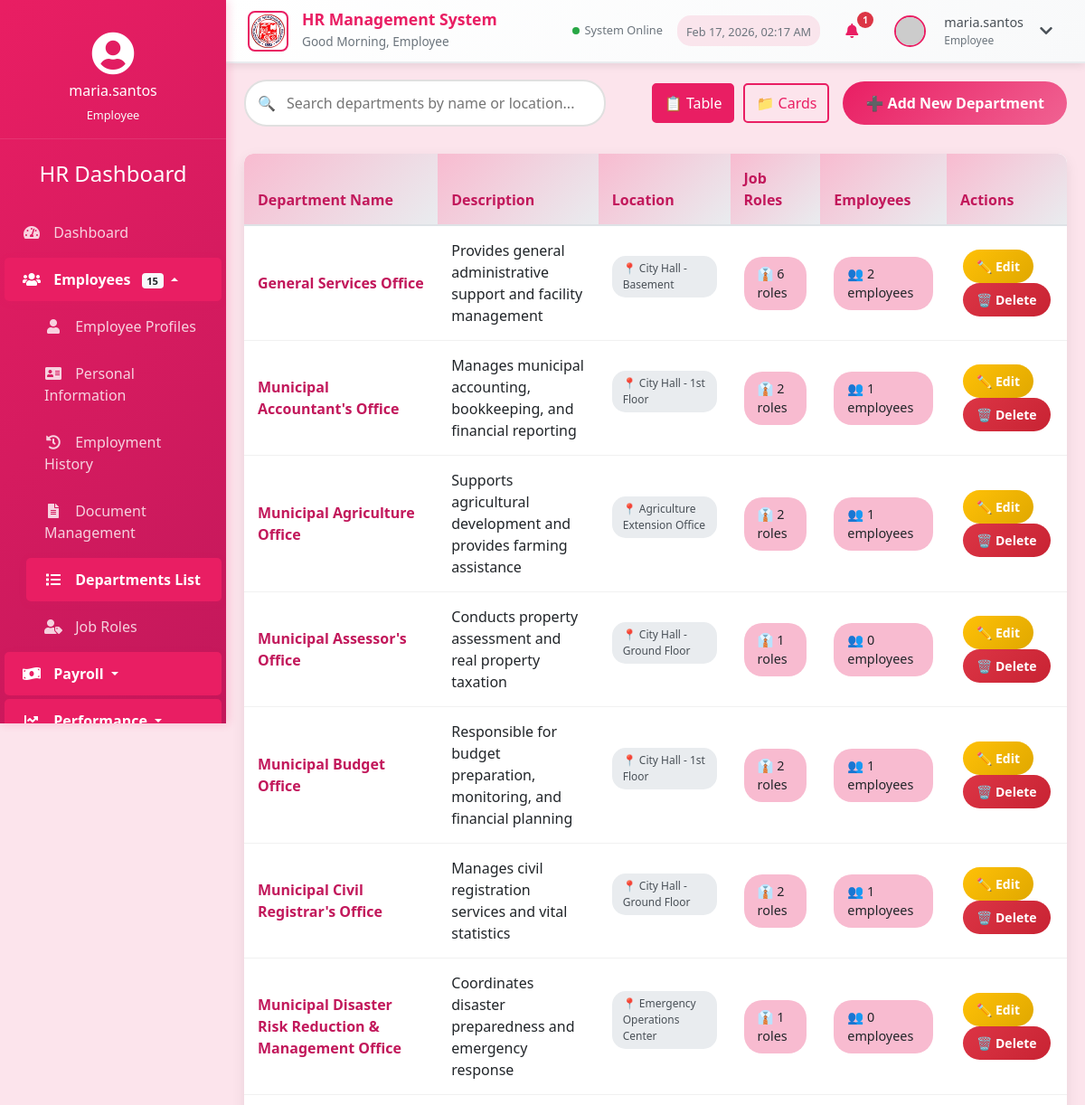
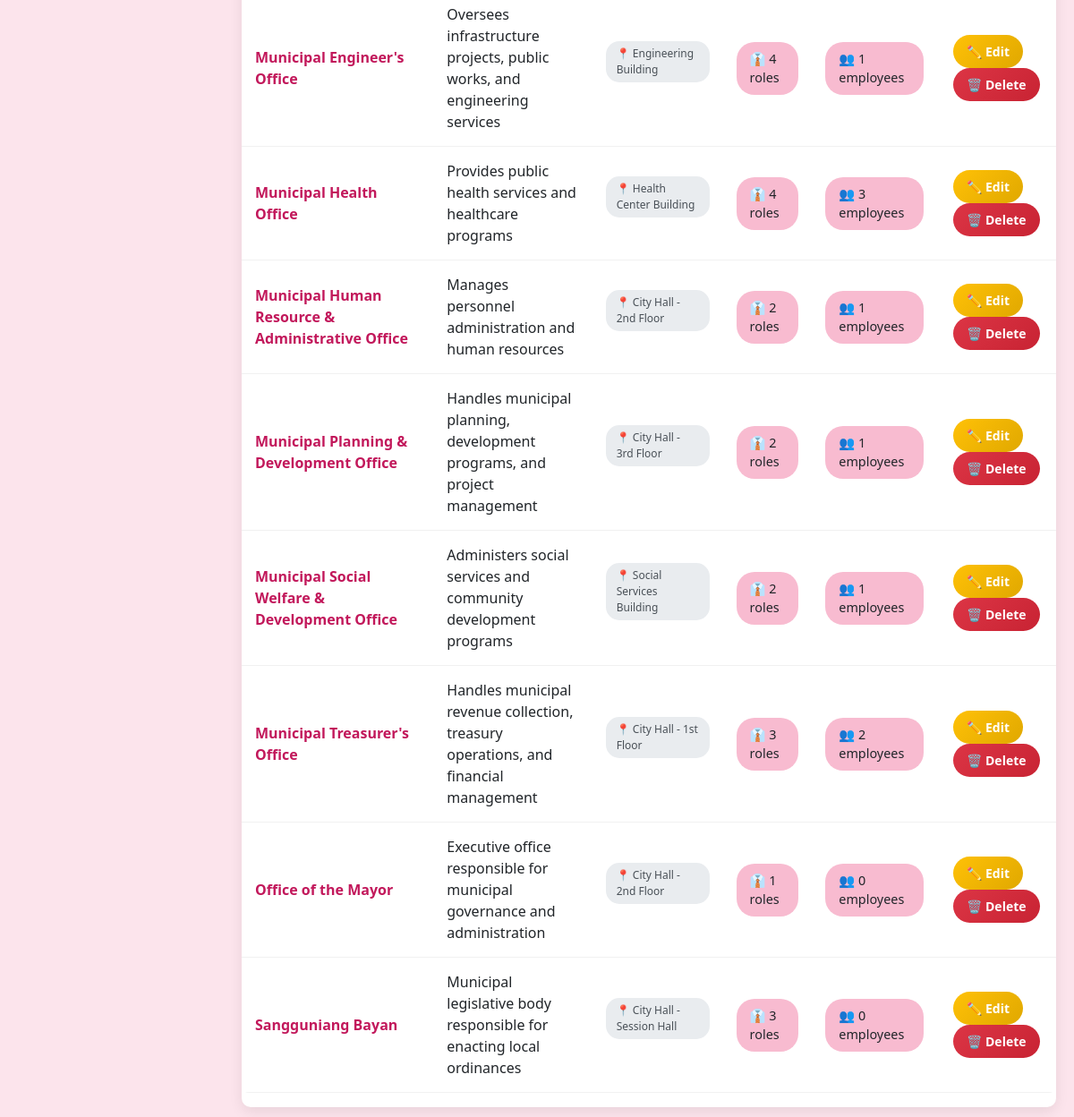
Page /departments_list.php (signed in) on the committed database (2 pictures, top to bottom).
### tables this page shows
CREATE TABLE departments (
    department_id INT AUTO_INCREMENT PRIMARY KEY,
    department_name VARCHAR(100) NOT NULL,
    description TEXT,
    location VARCHAR(100),
    created_at TIMESTAMP DEFAULT CURRENT_TIMESTAMP,
    updated_at TIMESTAMP DEFAULT CURRENT_TIMESTAMP ON UPDATE CURRENT_TIMESTAMP
);

### departments_list.php (the view, shortened to what this page needs)
<?php
$host = 'localhost';
$dbname = 'hr_system';
$username = 'root';
$password = '';
try {
    $pdo = new PDO("mysql:host=$host;dbname=$dbname", $username, $password);
    $pdo->setAttribute(PDO::ATTR_ERRMODE, PDO::ERRMODE_EXCEPTION);
} catch(PDOException $e) {
    die("Connection failed: " . $e->getMessage());
}
$stmt = $pdo->query("
    SELECT
        d.*,
        COUNT(DISTINCT jr.job_role_id) as job_roles_count,
        COUNT(DISTINCT ep.employee_id) as employees_count
    FROM departments d
    LEFT JOIN job_roles jr ON d.department_name = jr.department
    LEFT JOIN employee_profiles ep ON jr.job_role_id = ep.job_role_id
    GROUP BY d.department_id
    ORDER BY d.department_name ASC
");
$departments = $stmt->fetchAll(PDO::FETCH_ASSOC);
?>
<!DOCTYPE html>
<html lang="en">
<head>
    <link rel="stylesheet" href="https://stackpath.bootstrapcdn.com/bootstrap/4.5.2/css/bootstrap.min.css">
    <link rel="stylesheet" href="https://cdnjs.cloudflare.com/ajax/libs/font-awesome/5.15.1/css/all.min.css">
    <link rel="stylesheet" href="styles.css?v=rose">
</head>
<body>
    <div class="container-fluid">
        <?php include 'navigation.php'; ?>
        <div class="row">
            <?php include 'sidebar.php'; ?>
            <div class="main-content">
                <h2 class="section-title">Department Management</h2>
                <div class="content">
                    <div class="controls">
                        <div class="search-box">
                            <span class="search-icon">🔍</span>
                            <input type="text" id="searchInput" placeholder="Search departments by name or location...">
                        </div>
                        <div class="view-toggle">
                            <button class="view-btn active" onclick="switchView('table')" id="tableViewBtn">📋 Table</button>
                            <button class="view-btn" onclick="switchView('card')" id="cardViewBtn">📁 Cards</button>
                        </div>
                        <button class="btn btn-primary" onclick="openModal('add')">
                            ➕ Add New Department
                        </button>
                    </div>
                    <div id="tableView" class="table-view active">
                        <div class="table-container">
                            <table class="table" id="departmentTable">
                                <thead>
                                    <tr>
                                        <th>Department Name</th>
                                        <th>Description</th>
                                        <th>Location</th>
                                        <th>Job Roles</th>
                                        <th>Employees</th>
                                        <th>Actions</th>
                                    </tr>
                                </thead>
                                <tbody id="departmentTableBody">
                                    <?php foreach ($departments as $department): ?>
                                    <tr>
                                        <td>
                                            <div>
                                                <strong style="color: var(--azure-blue-dark);"><?= htmlspecialchars($department['department_name']) ?></strong>
                                            </div>
                                        </td>
                                        <td>
                                            <div style="max-width: 300px;">
                                                <?= htmlspecialchars($department['description']) ?>
                                            </div>
                                        </td>
                                        <td>
                                            <span class="location-badge">
                                                📍 <?= htmlspecialchars($department['location']) ?>
                                            </span>
                                        </td>
                                        <td>
                                            <span class="stat-item">
                                                👔 <?= $department['job_roles_count'] ?> roles
                                            </span>
                                        </td>
                                        <td>
                                            <span class="stat-item">
                                                👥 <?= $department['employees_count'] ?> employees
                                            </span>
                                        </td>
                                        <td>
                                            <button class="btn btn-warning btn-small" onclick="editDepartment(<?= $department['department_id'] ?>)">
                                                ✏️ Edit
                                            </button>
                                            <button class="btn btn-danger btn-small" onclick="deleteDepartment(<?= $department['department_id'] ?>, '<?= htmlspecialchars($department['department_name']) ?>')">
                                                🗑️ Delete
                                            </button>
                                        </td>
                                    </tr>
                                    <?php endforeach; ?>
                                </tbody>
                            </table>
                        </div>
                    </div>
                </div>
            </div>
        </div>
    </div>
</body>
</html>

### styles.css (style rules this page uses)
:root { --primary-color: #E91E63; --primary-dark: #C2185B; --primary-light: #F06292; --primary-lighter: #F8BBD0; --secondary-color: #00B4D8; --secondary-dark: #0096C7; --secondary-light: #48CAE4; --white: #FFFFFF; --light-gray: #F8F9FA; --gray: #6C757D; --dark-gray: #343A40; --black: #000000; --bg-primary: #FCE4EC; --bg-secondary: #F8BBD0; --bg-card: #FFFFFF; --text-primary: #1A1A1A; --text-secondary: #4A4A4A; --text-muted: #6C757D; --text-white: #FFFFFF; --success: #28A745; --warning: #FFC107; --danger: #DC3545; --info: #17A2B8; --border-light: #F8BBD0; --border-medium: #F48FB1; --border-dark: #F06292; --shadow-light: rgba(233, 30, 99, 0.1); --shadow-medium: rgba(233, 30, 99, 0.2); --shadow-dark: rgba(233, 30, 99, 0.3); }
body { font-family: 'Segoe UI', Tahoma, Geneva, Verdana, sans-serif; background-color: var(--bg-primary); color: var(--text-primary); margin: 0; padding: 0; }
.btn-primary { background: linear-gradient(135deg, var(--primary-color) 0%, var(--primary-dark) 100%); border: none; color: var(--text-white); padding: 10px 20px; border-radius: 6px; font-weight: 500; transition: all 0.3s; }
.table { background-color: var(--bg-card); border-radius: 8px; overflow: hidden; }
.table th { background: linear-gradient(135deg, var(--primary-color) 0%, var(--primary-dark) 100%); color: var(--text-white); border: none; font-weight: 600; padding: 12px 15px; }
.table td { padding: 12px 15px; border-color: var(--border-light); vertical-align: middle; }
.main-content { margin-left: 250px; padding: 90px 20px 20px; transition: margin-left 0.3s; width: calc(100% - 250px); }

### departments_list.php (style rules this page uses)
:root { --azure-blue: #E91E63; --azure-blue-light: #F06292; --azure-blue-dark: #C2185B; --azure-blue-lighter: #F8BBD0; --azure-blue-pale: #FCE4EC; }
.section-title { color: var(--azure-blue); margin-bottom: 30px; font-weight: 600; }
.container-fluid { padding: 0; }
.row { margin-right: 0; margin-left: 0; }
body { background: var(--azure-blue-pale); }
.main-content { background: var(--azure-blue-pale); padding: 20px; }
.controls { display: flex; justify-content: space-between; align-items: center; margin-bottom: 30px; flex-wrap: wrap; gap: 15px; }
.search-box { position: relative; flex: 1; max-width: 400px; }
.search-box input { width: 100%; padding: 12px 15px 12px 45px; border: 2px solid #e0e0e0; border-radius: 25px; font-size: 16px; transition: all 0.3s ease; }
.search-icon { position: absolute; left: 15px; top: 50%; transform: translateY(-50%); color: #666; }
.btn { padding: 12px 25px; border: none; border-radius: 25px; font-size: 16px; font-weight: 600; cursor: pointer; transition: all 0.3s ease; text-decoration: none; display: inline-block; }
.btn-primary { background: linear-gradient(135deg, var(--azure-blue) 0%, var(--azure-blue-light) 100%); color: white; }
.btn-danger { background: linear-gradient(135deg, #dc3545 0%, #c82333 100%); color: white; }
.btn-warning { background: linear-gradient(135deg, #ffc107 0%, #e0a800 100%); color: white; }
.btn-small { padding: 8px 15px; font-size: 14px; margin: 0 3px; }
.table-container { background: white; border-radius: 10px; overflow: hidden; box-shadow: 0 5px 15px rgba(0,0,0,0.08); }
.table { width: 100%; border-collapse: collapse; }
.table th { background: linear-gradient(135deg, var(--azure-blue-lighter) 0%, #e9ecef 100%); padding: 15px; text-align: left; font-weight: 600; color: var(--azure-blue-dark); border-bottom: 2px solid #dee2e6; }
.table td { padding: 15px; border-bottom: 1px solid #f1f1f1; vertical-align: middle; }
.stat-item { display: flex; align-items: center; gap: 8px; padding: 8px 15px; background: var(--azure-blue-lighter); border-radius: 20px; font-size: 14px; font-weight: 500; }
.location-badge { display: inline-flex; align-items: center; gap: 5px; padding: 5px 12px; background: #e9ecef; border-radius: 15px; font-size: 12px; color: #495057; margin-bottom: 15px; }
.view-toggle { display: flex; gap: 10px; margin-left: auto; }
.view-btn { padding: 8px 12px; border: 2px solid var(--azure-blue); background: transparent; color: var(--azure-blue); border-radius: 5px; cursor: pointer; transition: all 0.3s ease; }
.view-btn.active { background: var(--azure-blue); color: white; }
.table-view { display: block; }
.table-view.active { display: block; }

### sidebar.php (style rules this page uses)
.stat-item { display: flex; align-items: center; margin-bottom: 8px; font-size: 0.9em; }
.stat-item:last-child { margin-bottom: 0; }

### rows in the picture
departments: department_name "General Services Office", description "Provides general administrative support and facility management", location "City Hall - Basement", job_roles_count "6", employees_count "2"
departments: department_name "Municipal Accountant's Office", description "Manages municipal accounting, bookkeeping, and financial reporting", location "City Hall - 1st Floor", job_roles_count "2", employees_count "1"
departments: department_name "Municipal Agriculture Office", description "Supports agricultural development and provides farming assistance", location "Agriculture Extension Office", job_roles_count "2", employees_count "1"
departments: department_name "Municipal Assessor's Office", description "Conducts property assessment and real property taxation", location "City Hall - Ground Floor", job_roles_count "1", employees_count "0"
departments: department_name "Municipal Budget Office", description "Responsible for budget preparation, monitoring, and financial planning", location "City Hall - 1st Floor", job_roles_count "2", employees_count "1"
departments: department_name "Municipal Civil Registrar's Office", description "Manages civil registration services and vital statistics", location "City Hall - Ground Floor", job_roles_count "2", employees_count "1"
departments: department_name "Municipal Disaster Risk Reduction & Management Office", description "Coordinates disaster preparedness and emergency response", location "Emergency Operations Center", job_roles_count "1", employees_count "0"
departments: department_name "Municipal Engineer's Office", description "Oversees infrastructure projects, public works, and engineering services", location "Engineering Building", job_roles_count "4", employees_count "1"
departments: department_name "Municipal Health Office", description "Provides public health services and healthcare programs", location "Health Center Building", job_roles_count "4", employees_count "3"
departments: department_name "Municipal Human Resource & Administrative Office", description "Manages personnel administration and human resources", location "City Hall - 2nd Floor", job_roles_count "2", employees_count "1"
departments: department_name "Municipal Planning & Development Office", description "Handles municipal planning, development programs, and project management", location "City Hall - 3rd Floor", job_roles_count "2", employees_count "1"
departments: department_name "Municipal Social Welfare & Development Office", description "Administers social services and community development programs", location "Social Services Building", job_roles_count "2", employees_count "1"
departments: department_name "Municipal Treasurer's Office", description "Handles municipal revenue collection, treasury operations, and financial management", location "City Hall - 1st Floor", job_roles_count "3", employees_count "2"
departments: department_name "Office of the Mayor", description "Executive office responsible for municipal governance and administration", location "City Hall - 2nd Floor", job_roles_count "1", employees_count "0"
departments: department_name "Sangguniang Bayan", description "Municipal legislative body responsible for enacting local ordinances", location "City Hall - Session Hall", job_roles_count "3", employees_count "0"

### other values in the picture
$role_display "Employee"
$notification_count "1"
$_SESSION['username'] "maria.santos"
$_SESSION['role'] "Employee"
$username "maria.santos"
$user_role "Employee"
$sidebar_stats['employees'] "15"
